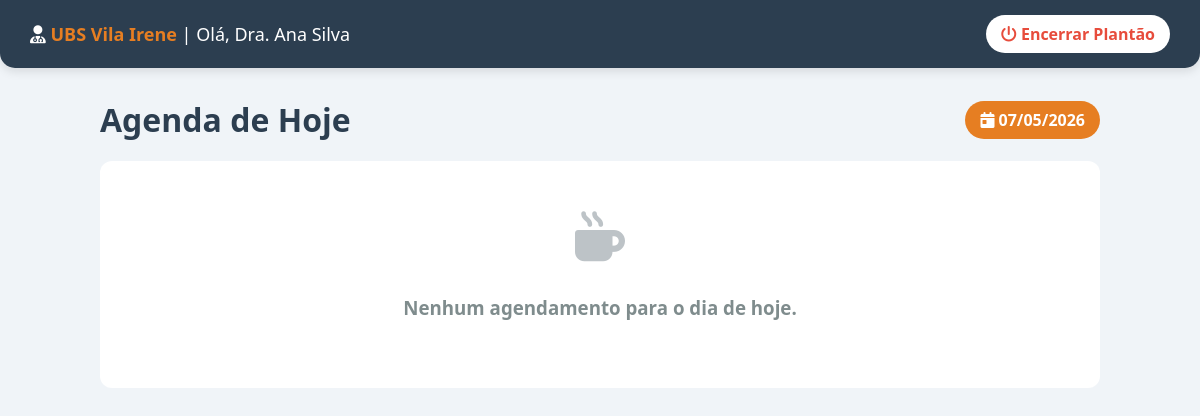
/painel_profissional (signed in), run on an earlier commit of the app's database.
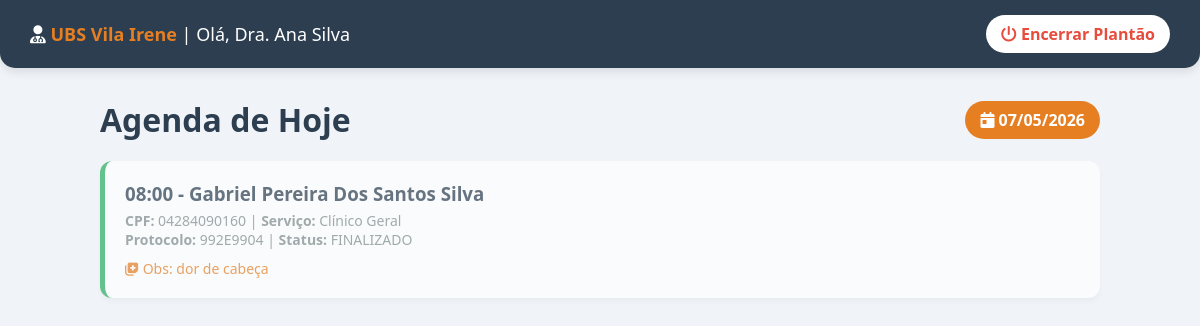
And on a later commit of the database.
### tables this page shows
CREATE TABLE agendamento (
        protocolo TEXT PRIMARY KEY, usuario_id INTEGER, ubs_id INTEGER, servico_id INTEGER,
        data_atendimento DATE NOT NULL, horario_atendimento TIME NOT NULL, status TEXT DEFAULT 'PENDENTE', observacoes_medicas TEXT,
        FOREIGN KEY(usuario_id) REFERENCES usuario(id), FOREIGN KEY(ubs_id) REFERENCES ubs(id), FOREIGN KEY(servico_id) REFERENCES servico_saude(id)
    );

CREATE TABLE usuario (
        id INTEGER PRIMARY KEY AUTOINCREMENT, cpf TEXT UNIQUE NOT NULL, cartao_sus TEXT UNIQUE NOT NULL,
        nome TEXT NOT NULL, nome_social TEXT, email TEXT, telefone TEXT, senha TEXT NOT NULL,
        cep TEXT, logradouro TEXT, numero TEXT, complemento TEXT, bairro TEXT, cidade TEXT, uf TEXT
    );

CREATE TABLE servico_saude (id INTEGER PRIMARY KEY AUTOINCREMENT, nome TEXT NOT NULL, descricao TEXT, icone TEXT);

### app.py (the view)
@app.route('/painel_profissional')
def painel_profissional():
    if 'profissional_id' not in session: return redirect(url_for('login_servidor'))
    conexao = get_conexao(); h = date.today().strftime('%Y-%m-%d'); p = conexao.execute('''SELECT a.*, u.nome as paciente_nome, u.cpf as paciente_cpf, s.nome as servico_nome FROM agendamento a JOIN usuario u ON a.usuario_id = u.id JOIN servico_saude s ON a.servico_id = s.id WHERE a.ubs_id = ? AND a.data_atendimento = ? ORDER BY a.horario_atendimento ASC''', (session['profissional_ubs_id'], h)).fetchall(); conexao.close()
    return render_template('painel_profissional.html', pacientes=p, nome=session['profissional_nome'], ubs=session['profissional_ubs_nome'], hoje=h)

### app.py (called while the page is built)
def dict_factory(cursor, row):
    d = {}
    for idx, col in enumerate(cursor.description): d[col[0]] = row[idx]
    return d

def get_conexao():
    conexao = sqlite3.connect('saude_facil.db')
    conexao.row_factory = dict_factory
    return conexao

### templates/painel_profissional.html (shortened to what this page needs)
<!DOCTYPE html>
<html lang="pt-BR">
<head>
    <link rel="stylesheet" href="https://cdnjs.cloudflare.com/ajax/libs/font-awesome/6.4.0/css/all.min.css">
</head>
<body>
    <div class="top-bar">
        <h2><i class="fa-solid fa-user-doctor"></i> <strong>{{ ubs }}</strong> | Olá, {{ nome }}</h2>
        <a href="/logout_servidor" class="btn-sair"><i class="fa-solid fa-power-off"></i> Encerrar Plantão</a>
    </div>
    <div class="container">
        <div class="header-painel">
            <h1 style="margin: 0; color: #2c3e50;">Agenda de Hoje</h1>
            <span style="background: #e67e22; color: white; padding: 8px 15px; border-radius: 20px; font-weight: bold;">
                <i class="fa-solid fa-calendar-day"></i> {{ hoje[8:10] }}/{{ hoje[5:7] }}/{{ hoje[0:4] }}
            </span>
        </div>
        {% if not pacientes %}
            <div style="text-align: center; padding: 50px; background: white; border-radius: 12px;">
                <i class="fa-solid fa-mug-hot" style="font-size: 50px; color: #bdc3c7; margin-bottom: 15px;"></i>
                <h3 style="color: #7f8c8d;">Nenhum agendamento para o dia de hoje.</h3>
            </div>
        {% endif %}
        {% for p in pacientes %}
            <div class="paciente-card status-{{ p['status'] | lower | replace(' ', '_') }}">
                <div class="paciente-info">
                    <h3>{{ p['horario_atendimento'] }} - {{ p['paciente_nome'] }}</h3>
                    <p><strong>CPF:</strong> {{ p['paciente_cpf'] }} | <strong>Serviço:</strong> {{ p['servico_nome'] }}</p>
                    <p><strong>Protocolo:</strong> {{ p['protocolo'] }} | <strong>Status:</strong> {{ p['status'] }}</p>
                    {% if p['observacoes_medicas'] %}
                        <p style="margin-top: 10px; color: #e67e22;"><i class="fa-solid fa-notes-medical"></i> Obs: {{ p['observacoes_medicas'] }}</p>
                    {% endif %}
                </div>
            </div>
        {% endfor %}
    </div>
</body>
</html>

What changed in the data, as far as the page shows it:
added agendamento: horario_atendimento "08:00", paciente_nome "Gabriel Pereira Dos Santos Silva", paciente_cpf "04284090160", servico_nome "Clínico Geral", protocolo "992E9904", status "FINALIZADO", observacoes_medicas "dor de cabeça"
Also different on the page:
text no longer shown: "Nenhum agendamento para o dia de hoje."
